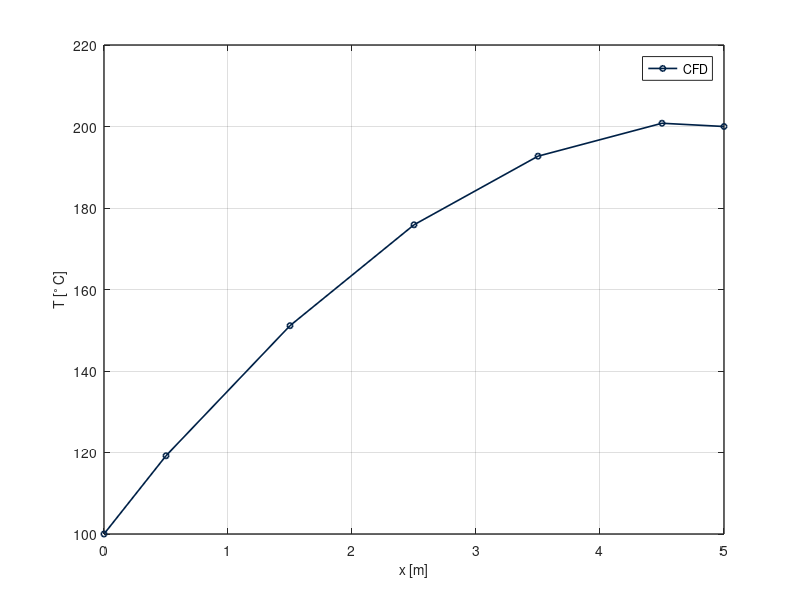

Source code (MATLAB):
%--------------------------------------------------------------------------
%
%    solve1DConvectionDiffusionEquation.m
%
%    - A script to set up and solve the 1D convection- diffusion equation
%    for heat conduction in a fluid moving at constant velocity
%
%    [Chapter 3]
%
%    Author: HuuKhai-Nguyen
%
%    - Email: khaikn249@gmail.com
%    - LinkedIn: https://www.linkedin.com/in/khai-nguyen-741b2519a/
%    - Lab website: https://simtec.vn/
%
%   
%
%--------------------------------------------------------------------------
close all; clear; clc
%--------------------------------------------------------------------------
% User Inputs
%--------------------------------------------------------------------------

% Thermal Conductivity of the fluid (W/mK)
cond = 100;

% Specific heat capacity of the bar (J/Kg K)
cp = 1000;

% Cross-sectional Area of the channel (m2)
area = 0.1;

% Length of the channel (m)
barLength = 5;

% Number of cells in the mesh
nCells = 5;

% Temperature at the left hand side of the channel (deg C)
tempLeft = 100;

% Temperature at the right hand side of the channel (deg C)
tempRight = 200;

% Heat source per unit volume (W/m3)
heatSourcePerVol = 1000;

% Flow velocity (m/s)
flowVelocity = 0.01;

% Fluid Density (kg/m3)
fluidDensity = 1.0;

% Plot the data? ('true' / 'false')
plotOutput = 'true';

% Print the set up data? (table of coefficients and matrices)
printSetup = 'true';

% Print the solution output (the temperature vector)
printSolution = 'true';

% =========================================================================
% Code Begins Here
% =========================================================================
%--------------------------------------------------------------------------
% 1. Print messages
%--------------------------------------------------------------------------

fprintf('================================================\n');
fprintf('\n');
fprintf('   solve1DConvectionDiffusionEquation.m\n')
fprintf('\n')
fprintf('================================================\n')

%--------------------------------------------------------------------------
% 2. Create the mesh of cells
%--------------------------------------------------------------------------

fprintf(' Creating Mesh ...\n');
fprintf('------------------------------------------------\n');

% Start by calculating the coordinates of the cell faces
xFaces = linspace(0, barLength, nCells+1);

% Calculate the coordinates of the cell centroids
xCentroids = 0.5*(xFaces(2:end) + xFaces(1:end-1));

% Calculate the length of each cell
cellLength = xFaces(2:end) - xFaces(1:end-1);

% Calculate the distance between cell centroids
dCentroids = xCentroids(2:end) - xCentroids(1:end-1);

% For the boundary cell on the left, the distance is double the distance
% from the cell centroid to the boundary face
dLeft = 2*(xCentroids(1) - xFaces(1));

% For the boundary cell on the right, the distance is double the distance from
% the cell centroid to the boundary cell face
dRight = 2*(xFaces(end) - xCentroids(end));

% Append these to the vector of distances
dCentroids = [dLeft, dCentroids, dRight];

% Compute the cell volume
cellVolumes = cellLength*area;

%--------------------------------------------------------------------------
% 2.0 Calculate the Matrix Coefficients
%--------------------------------------------------------------------------

fprintf(' Calculating Matrix Coefficients\n');
fprintf('------------------------------------------------\n');

% Diffusive flux per unit area
DA = area*cond./dCentroids;

% Convective flux
velocityVector = flowVelocity*ones(1, nCells+1);
densityVector = fluidDensity*ones(1, nCells+1);
F = densityVector.*velocityVector*area*cp;

% Evaluate the Peclet Number
Pe = F./DA;

% Calculate the source term Sp
Sp = zeros(1, nCells);

% Assign sources to the left and right hand boundaries
Sp(1) = -1.0*(2.0*DA(1) + F(1));
Sp(end) = -1.0*(2.0*DA(end) - F(end));

% Calculate the source term Su
Su = heatSourcePerVol*cellVolumes;

% Assign sources to the left and right hand boundaries
Su(1) = Su(1) + (2.0*DA(1) + F(1))*tempLeft;
Su(end) = Su(end) + (2.0*DA(end) - F(1))*tempRight;

% Left Coefficient (aL)
aL = DA(1:end-1) + 0.5*F(1:end-1);

%Right Coefficient (aR)
aR = DA(2:end) - 0.5*F(2:end);

% Set the first element of aL to zero. It is a boundary face
aL(1) = 0;

% Set the last element of aR to zero. It is a boundary face
aR(end) = 0;

% Create the central coefficients
aP = aL + aR - Sp;

%--------------------------------------------------------------------------
% 3.0 Create the matrices
%--------------------------------------------------------------------------

fprintf(' Assembling Matrices\n');
fprintf('------------------------------------------------\n');

% Start by creating an empty A matrix and an empty B matrix
Amatrix = zeros(nCells, nCells);
BVector = zeros(nCells, 1);

% Populate the matrix one row at a time (i.e one cell at a time)
%
% NOTE: this method is deliberately inefficient for this problem
% but it is useful for learning purposes. We could populate the
% diagonals and the off-diagonals directly.

for i = 1:nCells

    % Do the A matrix Coefficients

    % Left boundary Cell
    if (i == 1)

        Amatrix(i, i) = aP(i);
        Amatrix(i, i+1) = -1.0*aR(i);

    % Right Boundary Cell
    elseif(i == nCells)

        Amatrix(i, i-1) = -1.0*aL(i);
        Amatrix(i, i) = aP(i);

    % Interior Cells
    else

        Amatrix(i, i-1) = -1.0*aL(i);
        Amatrix(i, i) = aP(i);
        Amatrix(i, i+1) = -1.0*aR(i);
    end
    
    % Do the B matrix coefficients
    BVector(i) = Su(i);
end

%--------------------------------------------------------------------------
% 4.0 Print the setup
%--------------------------------------------------------------------------

if strcmp(printSetup, 'true')
    fprintf(' Summary: Set Up\n')
    fprintf('------------------------------------------------\n')
    fprintf('aL: ')
    for i = 1:nCells
       fprintf('%6.1f ', aL(i)); 
    end
    fprintf('\n')
    fprintf('aR: ')
    for i = 1:nCells
       fprintf('%6.1f ', aR(i)); 
    end
    fprintf('\n')
    fprintf('aP: ')
    for i = 1:nCells
       fprintf('%6.1f ', aP(i)); 
    end
    fprintf('\n')
    fprintf('Sp: ')
    for i = 1:nCells
       fprintf('%6.1f ', Sp(i)); 
    end
    fprintf('\n')
    fprintf('Su: ')
    for i = 1:nCells
       fprintf('%6.1f ', Su(i)); 
    end
    fprintf('\n')
    fprintf('Pe: ')
    for i = 1:nCells+1
       fprintf('%6.1f ', Pe(i)); 
    end
    fprintf('\n')
    fprintf('A matrix:\n')
    for i = 1:nCells
        for j = 1:nCells
           fprintf('%6.1f ', Amatrix(i, j)); 
        end
        fprintf('\n')
    end
    fprintf('B vector:\n')
    for i = 1:nCells
       fprintf('%6.1f\n', BVector(i)); 
    end
    fprintf('\n')
    fprintf('------------------------------------------------\n')
end

%--------------------------------------------------------------------------
% 5.0 Solve the matrices
%--------------------------------------------------------------------------

fprintf(' Solving ...\n')
fprintf('------------------------------------------------\n')

% Use MATLAB's default linear algebra solver (AX = B)
Tvector = Amatrix \ BVector;

fprintf(' Equations Solved.\n')
fprintf('------------------------------------------------\n')

%--------------------------------------------------------------------------
% 6.0 Print the Solution
%--------------------------------------------------------------------------
if strcmp(printSolution, 'true')
    fprintf(' Solution: Temperature Vector\n');
    fprintf('------------------------------------------------\n');
    fprintf('T vector:\n')
    for i = 1:nCells
       fprintf('%10.6f\n', Tvector(i)); 
    end
    fprintf('\n')
    fprintf('------------------------------------------------\n')
end

%--------------------------------------------------------------------------
% 7.0 Plot the solution
%--------------------------------------------------------------------------

% Plot the data if desired
if strcmp(plotOutput,'true')

    fprintf(' Plotting ...\n')
    fprintf('------------------------------------------------\n')
    
    % Append the boundary temperature values to the vector, so we can
    % plot the complete solution
    xPlotting = [xFaces(1), xCentroids, xFaces(end)];
    temperaturePlotting = [tempLeft; Tvector; tempRight];

    % Figure Size Parameters
    figSizeXcm = 8.5;
    aspectRatio = 4.0/3.0;
    figSizeYcm = figSizeXcm / aspectRatio;
    figSizeXpixels = figSizeXcm * 37.79527559055118;
    figSizeYpixels = figSizeYcm * 37.79527559055118;

    % Figure font, text and line widths
    fontSize = 10;
    fontChoice = 'Arial';
    lineWidth = 1.0;
    markerSize = 4;
    
    % Colours for the line plots
    colour1 = 'black';
    colour2 = [0.0, 0.129, 0.2784];

    % Adjust anchor for where figure shows up on screen (px)
    x0 = 100;
    y0 = 100;

    fig1 = figure('Name', '1D Diffusion');
    box on;
    hold on;
    plot(xPlotting, temperaturePlotting, 'k-o', 'Color', colour2, ...
        'MarkerSize', markerSize, 'linewidth', lineWidth + 0.2);
    hold off;
    xlabel('x [m]', 'FontSize', fontSize)
    ylabel('T [^{\circ} C]', 'FontSize', fontSize)
    grid on;
    set(gca, 'fontsize', fontSize);
    set(gca, 'linewidth', lineWidth);
    set(gcf, 'position', [x0, y0, figSizeXpixels, figSizeYpixels]);
    legend({'CFD'}, 'NumColumns', 1, 'Location', 'Best')
    
end

%==========================================================================
% END OF FILE
%==========================================================================